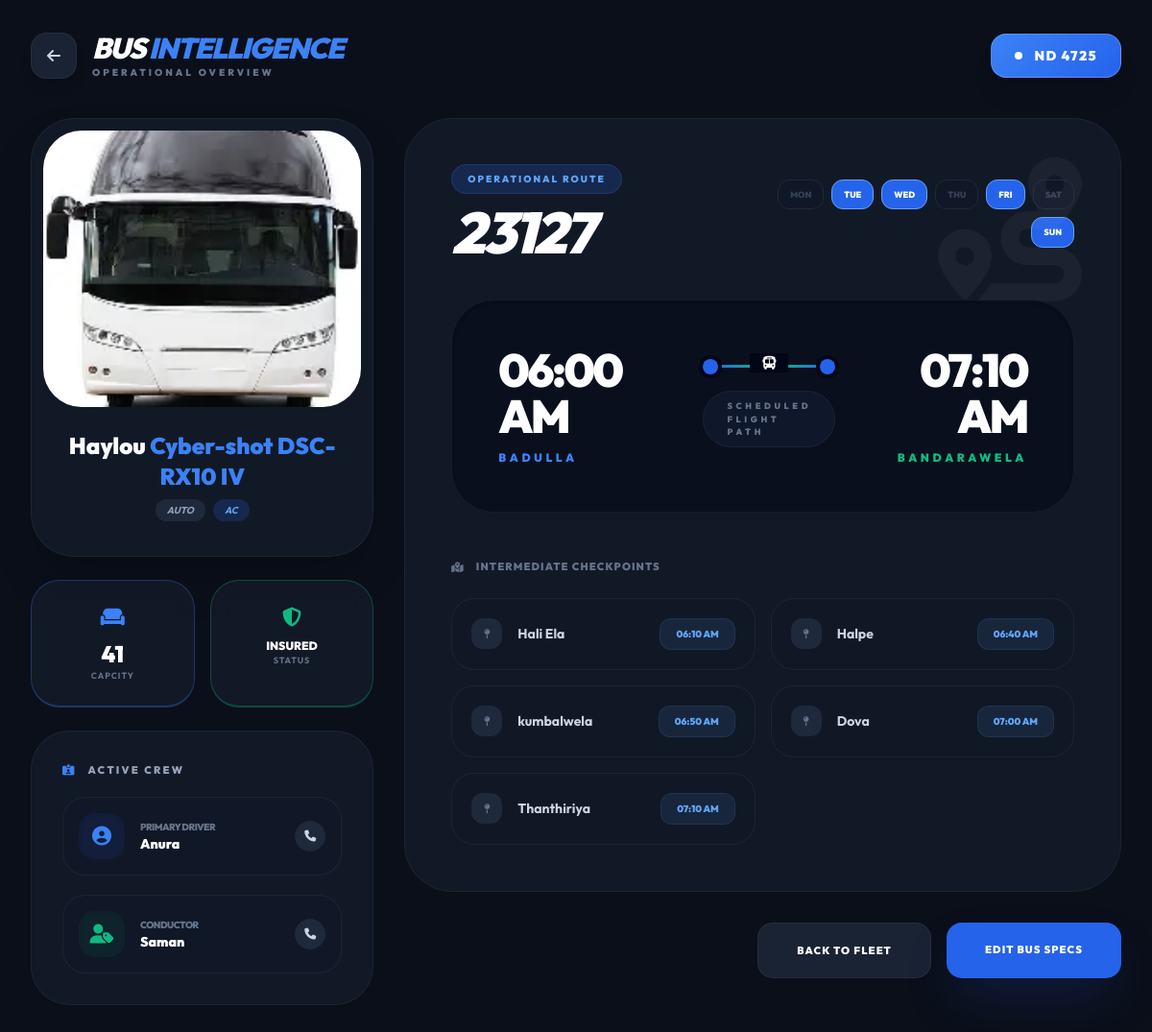
The app's page /bus_info.php?id=3 (signed in) with its own data.
### tables this page shows
CREATE TABLE `buses` (
  `id` int(11) NOT NULL,
  `owner_id` int(11) NOT NULL,
  `brand` varchar(100) NOT NULL,
  `model` varchar(100) NOT NULL,
  `gear_type` enum('Auto','Manual','Both') NOT NULL,
  `bus_number` varchar(20) NOT NULL,
  `bus_type` varchar(50) NOT NULL,
  `number_of_seats` int(11) NOT NULL,
  `facilities` text DEFAULT NULL,
  `img_front` varchar(255) DEFAULT NULL,
  `img_back` varchar(255) DEFAULT NULL,
  `img_left` varchar(255) DEFAULT NULL,
  `img_right` varchar(255) DEFAULT NULL,
  `img_interior` varchar(255) DEFAULT NULL,
  `status` enum('active','inactive') DEFAULT 'active',
  `created_at` timestamp NOT NULL DEFAULT current_timestamp(),
  `seats_per_row` int(11) DEFAULT 4,
  `total_rows` int(11) DEFAULT 10,
  `seats_per_column` int(11) DEFAULT 2,
  `has_conductor_seat` tinyint(1) DEFAULT 1,
  `last_row_seats` int(11) DEFAULT 5,
  `route_number` varchar(50) DEFAULT NULL,
  `route_start` varchar(100) DEFAULT NULL,
  `route_end` varchar(100) DEFAULT NULL,
  `route_path` text DEFAULT NULL,
  `driver_id` int(11) DEFAULT 0,
  `conductor_id` int(11) DEFAULT 0,
  `route_path_json` text DEFAULT NULL,
  `schedule_days` text DEFAULT NULL,
  `departure_time` time DEFAULT NULL,
  `start_time` time DEFAULT NULL,
  `destination_time` time DEFAULT NULL,
  `route_id` int(11) DEFAULT 0
);

CREATE TABLE `drivers` (
  `id` int(11) NOT NULL,
  `owner_id` int(11) NOT NULL,
  `full_name` varchar(255) NOT NULL,
  `nic_number` varchar(20) NOT NULL,
  `email` varchar(100) NOT NULL,
  `dob` date DEFAULT NULL,
  `address` text DEFAULT NULL,
  `contact_no` varchar(15) DEFAULT NULL,
  `emergency_contact` varchar(15) DEFAULT NULL,
  `license_no` varchar(50) DEFAULT NULL,
  `license_expiry` date DEFAULT NULL,
  `license_classes` varchar(100) DEFAULT NULL,
  `experience_years` int(11) DEFAULT NULL,
  `driver_photo` varchar(255) DEFAULT NULL,
  `license_photo` varchar(255) DEFAULT NULL,
  `police_report` varchar(255) DEFAULT NULL,
  `password` varchar(255) DEFAULT NULL,
  `status` enum('pending','approved','rejected') DEFAULT 'pending',
  `created_at` timestamp NOT NULL DEFAULT current_timestamp(),
  `job_status` enum('active','deactive') DEFAULT 'deactive',
  `bus_id` int(11) DEFAULT NULL
);

CREATE TABLE `conductors` (
  `id` int(11) NOT NULL,
  `owner_id` int(11) NOT NULL,
  `full_name` varchar(255) NOT NULL,
  `email` varchar(100) NOT NULL,
  `nic_number` varchar(20) NOT NULL,
  `dob` date DEFAULT NULL,
  `mobile_number` varchar(15) DEFAULT NULL,
  `address` text DEFAULT NULL,
  `conductor_license_no` varchar(50) DEFAULT NULL,
  `experience_years` int(11) DEFAULT NULL,
  `license_photo` varchar(255) DEFAULT NULL,
  `license_expiry` date DEFAULT NULL,
  `emergency_contact` varchar(15) DEFAULT NULL,
  `password` varchar(255) DEFAULT NULL,
  `status` enum('pending','approved','rejected') DEFAULT 'pending',
  `created_at` timestamp NOT NULL DEFAULT current_timestamp(),
  `job_status` enum('active','deactive') DEFAULT 'deactive',
  `bus_id` int(11) DEFAULT NULL
);

CREATE TABLE `routes` (
  `id` int(11) NOT NULL,
  `owner_id` int(11) DEFAULT NULL,
  `bus_id` int(11) DEFAULT NULL,
  `route_number` varchar(50) DEFAULT NULL,
  `start_point` varchar(100) DEFAULT NULL,
  `end_point` varchar(100) DEFAULT NULL,
  `start_time` time DEFAULT NULL,
  `destination_time` time DEFAULT NULL,
  `route_path_json` text DEFAULT NULL,
  `schedule_days` text DEFAULT NULL,
  `created_at` timestamp NOT NULL DEFAULT current_timestamp()
);

### bus_info.php (the view, shortened to what this page needs)
<?php
require_once 'db_config.php';
$bus_id = mysqli_real_escape_string($conn, $_GET['id']);
$owner_id = $_SESSION['user_id'];
$sql = "SELECT b.*,
        r.route_number, r.start_point, r.end_point, r.start_time, r.destination_time,
        r.route_path_json, r.schedule_days as route_days,
        d.full_name as driver_name, d.contact_no as driver_phone, d.license_no as driver_license,
        c.full_name as conductor_name, c.mobile_number as conductor_phone, c.conductor_license_no
        FROM buses b
        LEFT JOIN routes r ON b.route_id = r.id
        LEFT JOIN drivers d ON b.driver_id = d.id
        LEFT JOIN conductors c ON b.conductor_id = c.id
        WHERE b.id = '$bus_id' AND b.owner_id = '$owner_id'";
$result = mysqli_query($conn, $sql);
$data = mysqli_fetch_assoc($result);
$towns = json_decode($data['route_path_json'], true) ?: [];
$start_timestamp = $data['start_time'] ? strtotime($data['start_time']) : null;
?>
<!DOCTYPE html>
<html lang="en" class="dark">
<head>
    <script src="https://cdn.tailwindcss.com"></script>
    <link rel="stylesheet" href="https://cdnjs.cloudflare.com/ajax/libs/font-awesome/6.4.0/css/all.min.css">
</head>
<body class="text-slate-300 p-4 md:p-8">
    <div class="max-w-7xl mx-auto">
        <div class="flex flex-col md:flex-row justify-between items-start md:items-center mb-10 gap-4">
            <div class="flex items-center space-x-4">
                <a href="my_fleet.php" class="w-12 h-12 flex items-center justify-center bg-slate-800/80 rounded-2xl hover:bg-blue-600 transition shadow-lg border border-white/5">
                    <i class="fas fa-arrow-left"></i>
                </a>
                <div>
                    <h1 class="text-3xl font-black italic text-white tracking-tighter uppercase">Bus <span class="text-blue-500">Intelligence</span></h1>
                    <p class="text-[10px] font-black text-slate-500 uppercase tracking-[0.3em]">Operational Overview</p>
                </div>
            </div>
            <div class="bus-badge px-6 py-3 rounded-2xl border border-white/20 flex items-center space-x-3 shadow-xl">
                <div class="w-2 h-2 rounded-full bg-white animate-pulse"></div>
                <span class="text-sm font-black text-white uppercase tracking-widest"><?php echo $data['bus_number']; ?></span>
            </div>
        </div>
        <div class="grid grid-cols-1 lg:grid-cols-12 gap-8">
            <div class="lg:col-span-4 space-y-6">
                <div class="card-glass rounded-[45px] p-3 overflow-hidden shadow-2xl">
                    <img src="<?php echo !empty($data['img_front']) ? $data['img_front'] : 'assets/img/bus_placeholder.jpg'; ?>" class="w-full h-72 object-cover rounded-[40px]">
                    <div class="p-6 text-center">
                        <h3 class="text-2xl font-black text-white"><?php echo $data['brand']; ?> <span class="text-blue-500"><?php echo $data['model']; ?></span></h3>
                        <div class="flex justify-center gap-2 mt-2">
                            <span class="text-[10px] font-bold bg-slate-800 px-3 py-1 rounded-full uppercase text-slate-400 italic"><?php echo $data['gear_type']; ?></span>
                            <span class="text-[10px] font-bold bg-blue-600/20 px-3 py-1 rounded-full uppercase text-blue-400 italic"><?php echo $data['bus_type']; ?></span>
                        </div>
                    </div>
                </div>
                <div class="grid grid-cols-2 gap-4">
                    <div class="card-glass p-6 rounded-[30px] text-center border-b-2 border-blue-500/30">
                        <i class="fas fa-couch text-blue-500 mb-2 text-xl"></i>
                        <p class="text-2xl font-black text-white"><?php echo $data['number_of_seats']; ?></p>
                        <p class="text-[9px] font-bold text-slate-500 uppercase tracking-widest">Capcity</p>
                    </div>
                    <div class="card-glass p-6 rounded-[30px] text-center border-b-2 border-emerald-500/30">
                        <i class="fas fa-shield-alt text-emerald-500 mb-2 text-xl"></i>
                        <p class="text-xs font-black text-white uppercase">Insured</p>
                        <p class="text-[9px] font-bold text-slate-500 uppercase tracking-widest">Status</p>
                    </div>
                </div>
                <div class="card-glass p-8 rounded-[40px] space-y-5">
                    <h4 class="text-[11px] font-black uppercase text-slate-400 tracking-[0.2em] flex items-center">
                        <i class="fas fa-id-card-alt mr-3 text-blue-500"></i> Active Crew
                    </h4>
                    <div class="flex items-center space-x-4 p-4 bg-slate-900/40 rounded-3xl border border-white/5">
                        <div class="w-12 h-12 bg-blue-600/10 rounded-2xl flex items-center justify-center text-blue-500 text-xl shadow-inner"><i class="fas fa-user-circle"></i></div>
                        <div class="flex-1">
                            <p class="text-[10px] text-slate-500 uppercase font-black tracking-tighter">Primary Driver</p>
                            <p class="text-sm font-black text-white"><?php echo $data['driver_name'] ?? 'Vacant'; ?></p>
                        </div>
                        <?php if($data['driver_phone']): ?>
                            <a href="tel:<?= $data['driver_phone'] ?>" class="w-8 h-8 bg-slate-800 rounded-full flex items-center justify-center text-xs hover:bg-emerald-600 transition"><i class="fas fa-phone"></i></a>
                        <?php endif; ?>
                    </div>
                    <div class="flex items-center space-x-4 p-4 bg-slate-900/40 rounded-3xl border border-white/5">
                        <div class="w-12 h-12 bg-emerald-600/10 rounded-2xl flex items-center justify-center text-emerald-500 text-xl shadow-inner"><i class="fas fa-user-tag"></i></div>
                        <div class="flex-1">
                            <p class="text-[10px] text-slate-500 uppercase font-black tracking-tighter">Conductor</p>
                            <p class="text-sm font-black text-white"><?php echo $data['conductor_name'] ?? 'Vacant'; ?></p>
                        </div>
                        <?php if($data['conductor_phone']): ?>
                            <a href="tel:<?= $data['conductor_phone'] ?>" class="w-8 h-8 bg-slate-800 rounded-full flex items-center justify-center text-xs hover:bg-emerald-600 transition"><i class="fas fa-phone"></i></a>
                        <?php endif; ?>
                    </div>
                </div>
            </div>
            <div class="lg:col-span-8 space-y-8">
                <div class="card-glass rounded-[50px] p-8 md:p-12 relative overflow-hidden">
                    <div class="absolute top-0 right-0 p-10 opacity-5">
                        <i class="fas fa-route text-[150px]"></i>
                    </div>
                    <div class="flex flex-col md:flex-row justify-between items-start md:items-center mb-10 gap-6">
                        <div>
                            <span class="bg-blue-600/20 text-blue-400 text-[10px] font-black px-4 py-2 rounded-full uppercase tracking-[0.2em] border border-blue-500/20">Operational Route</span>
                            <h2 class="text-6xl font-black text-white italic mt-4 tracking-tighter"><?php echo $data['route_number'] ?? 'N/A'; ?></h2>
                        </div>
                        <div class="flex flex-wrap gap-2 justify-end max-w-xs">
                            <?php
                            $active_days = explode(',', $data['route_days'] ?? '');
                            foreach(['Mon','Tue','Wed','Thu','Fri','Sat','Sun'] as $d) {
                                $match = false;
                                foreach($active_days as $ad) if(stripos($ad, $d) !== false) $match = true;
                                $class = $match ? "bg-blue-600 text-white border-blue-400 shadow-blue-900/40" : "bg-slate-900/50 text-slate-700 border-slate-800";
                                echo "<span class='px-3 py-2 rounded-xl text-[9px] font-black uppercase border $class transition-all'>$d</span>";
                            }
                            ?>
                        </div>
                    </div>
                    <div class="relative bg-slate-950/50 p-8 md:p-12 rounded-[45px] border border-white/5 shadow-inner">
                        <div class="flex flex-col md:flex-row items-center justify-between gap-12">
                            <div class="text-center md:text-left z-10">
                                <p class="text-5xl font-black text-white tracking-tighter"><?php echo $data['start_time'] ? date("h:i A", strtotime($data['start_time'])) : '--:--'; ?></p>
                                <p class="text-xs font-black text-blue-500 uppercase tracking-[0.3em] mt-3"><?php echo $data['start_point'] ?? 'Not Set'; ?></p>
                            </div>
                            <div class="flex-1 w-full flex flex-col items-center">
                                <div class="w-full h-[3px] bg-slate-800 relative mb-6 hidden md:block">
                                    <div class="absolute -top-[6px] left-0 w-4 h-4 bg-blue-600 rounded-full ring-4 ring-slate-950"></div>
                                    <div class="absolute -top-[6px] right-0 w-4 h-4 bg-blue-600 rounded-full ring-4 ring-slate-950"></div>
                                    <i class="fas fa-bus text-white absolute -top-3 left-1/2 -translate-x-1/2 bg-slate-950 px-3 text-sm"></i>
                                </div>
                                <span class="px-6 py-2 bg-slate-900 rounded-full border border-white/5 text-[9px] font-black uppercase tracking-[0.4em] text-slate-500">Scheduled Flight Path</span>
                            </div>
                            <div class="text-center md:text-right z-10">
                                <p class="text-5xl font-black text-white tracking-tighter"><?php echo $data['destination_time'] ? date("h:i A", strtotime($data['destination_time'])) : '--:--'; ?></p>
                                <p class="text-xs font-black text-emerald-500 uppercase tracking-[0.3em] mt-3"><?php echo $data['end_point'] ?? 'Not Set'; ?></p>
                            </div>
                        </div>
                    </div>
                    <div class="mt-12">
                        <h4 class="text-[11px] font-black uppercase text-slate-500 tracking-widest mb-6 flex items-center">
                            <i class="fas fa-map-marked-alt mr-3"></i> Intermediate Checkpoints
                        </h4>
                        <div class="grid grid-cols-1 md:grid-cols-2 gap-4">
                            <?php
                            if(!empty($towns) && $start_timestamp):
                                $current_time = $start_timestamp;
                                foreach($towns as $town):
                                    $current_time = strtotime("+" . $town['duration'] . " minutes", $current_time);
                            ?>
                            <div class="group flex justify-between items-center p-5 bg-slate-900/30 rounded-3xl border border-white/5 hover:border-blue-500/30 transition-all shadow-sm">
                                <div class="flex items-center">
                                    <div class="w-8 h-8 rounded-xl bg-slate-800 flex items-center justify-center text-[10px] text-slate-500 group-hover:bg-blue-600 group-hover:text-white transition-all mr-4">
                                        <i class="fas fa-map-pin"></i>
                                    </div>
                                    <span class="text-sm font-bold text-slate-300"><?php echo $town['name']; ?></span>
                                </div>
                                <span class="text-[10px] font-black text-blue-400 bg-blue-400/10 px-4 py-2 rounded-xl border border-blue-400/10">
                                    <?php echo date("h:i A", $current_time); ?>
                                </span>
                            </div>
                            <?php endforeach; endif; ?>
                        </div>
                    </div>
                </div>
                <div class="flex flex-col sm:flex-row justify-end gap-4">
                   <a href="my_fleet.php" class="px-10 py-5 bg-slate-800/80 text-white rounded-2xl font-black text-[11px] uppercase tracking-widest hover:bg-slate-700 transition border border-white/5 text-center">Back to Fleet</a>
                   <a href="edit_bus.php?id=<?php echo $data['id']; ?>" class="px-10 py-5 bg-blue-600 text-white rounded-2xl font-black text-[11px] uppercase tracking-widest hover:bg-blue-500 transition shadow-2xl shadow-blue-900/40 text-center">Edit Bus Specs</a>
                </div>
            </div>
        </div>
    </div>
</body>
</html>

### bus_info.php (style rules this page uses)
body { background-color: #0b0f1a; font-family: 'Outfit', sans-serif; }
.card-glass { background: rgba(30, 41, 59, 0.4); backdrop-filter: blur(12px); border: 1px solid rgba(255,255,255,0.05); }
.bus-badge { background: linear-gradient(135deg, #3b82f6, #2563eb); }

### records on screen
buses: bus_number "ND 4725", img_front (picture), brand "Haylou", model "Cyber-shot DSC-RX10 IV", gear_type "AUTO", bus_type "AC", number_of_seats "41", driver.full_name "Anura", conductor.full_name "Saman", route.route_number "23127", route.start_time "06:00 AM", route.start_point "BADULLA", route.destination_time "07:10 AM", route.end_point "BANDARAWELA", route.start_time "06:10 AM", route.start_time "06:40 AM", route.start_time "06:50 AM", route.start_time "07:00 AM", route.start_time "07:10 AM"

### other values on screen
$d "MON"
$d "TUE"
$d "WED"
$d "THU"
$d "FRI"
$d "SAT"
$d "SUN"
$town['name'] "Hali Ela"
$town['name'] "Halpe"
$town['name'] "kumbalwela"
$town['name'] "Dova"
$town['name'] "Thanthiriya"
